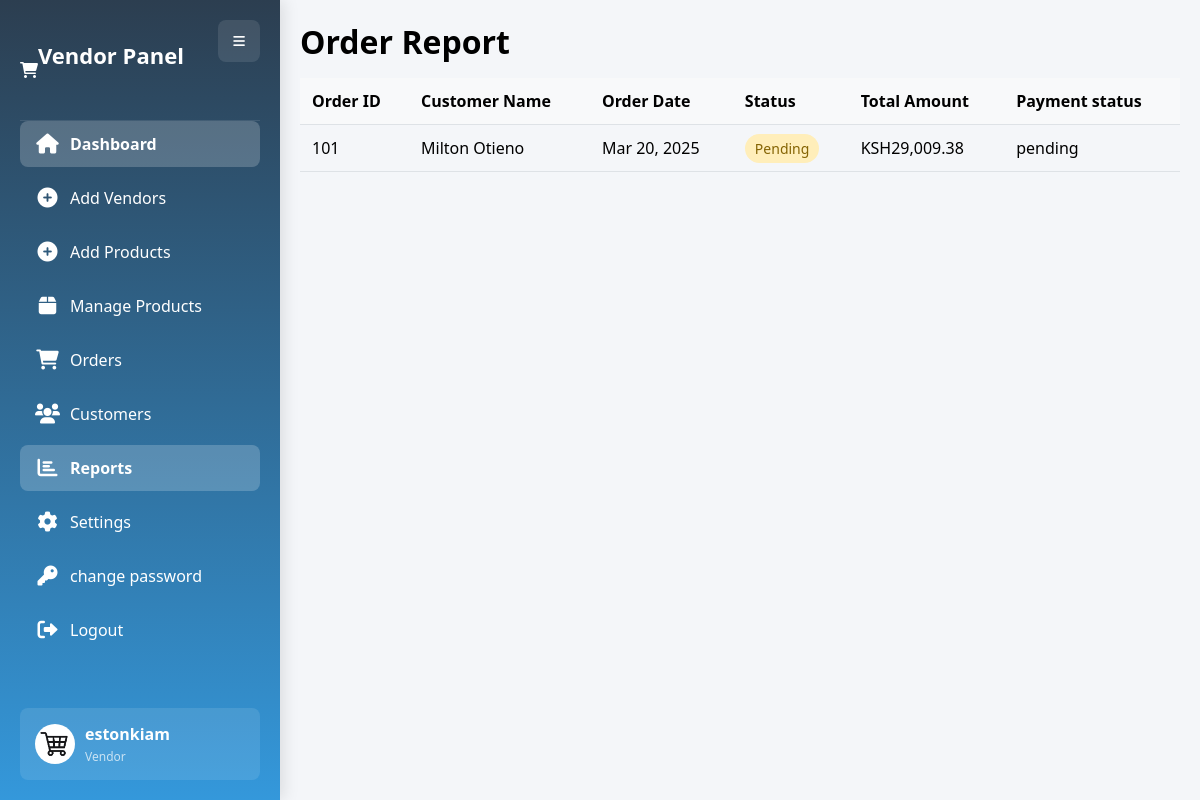
The page /admin/reports.php (signed in) on the database its author committed.
### tables this page shows
CREATE TABLE `orders` (
  `id` int(11) NOT NULL,
  `customer_id` int(11) NOT NULL,
  `total_amount` decimal(10,2) NOT NULL DEFAULT 0.00,
  `shipping_address` varchar(255) NOT NULL,
  `city` varchar(100) NOT NULL,
  `phone` varchar(20) NOT NULL,
  `payment_method` enum('mpesa','card','cash') NOT NULL,
  `payment_status` enum('pending','paid','failed') DEFAULT 'pending',
  `status` enum('pending','processing','shipped','delivered','cancelled') DEFAULT 'pending',
  `transaction_id` varchar(100) DEFAULT NULL,
  `created_at` timestamp NOT NULL DEFAULT current_timestamp(),
  `updated_at` timestamp NOT NULL DEFAULT current_timestamp() ON UPDATE current_timestamp(),
  `product_details` text DEFAULT NULL
);

CREATE TABLE `customers` (
  `customer_id` int(11) NOT NULL,
  `first_name` varchar(100) NOT NULL,
  `last_name` varchar(100) NOT NULL,
  `email` varchar(255) NOT NULL,
  `password` varchar(255) NOT NULL,
  `phone` varchar(20) DEFAULT NULL,
  `address_line1` varchar(255) DEFAULT NULL,
  `address_line2` varchar(255) DEFAULT NULL,
  `city` varchar(100) NOT NULL,
  `state` varchar(100) NOT NULL,
  `postal_code` varchar(20) NOT NULL,
  `country` varchar(100) NOT NULL,
  `created_at` timestamp NOT NULL DEFAULT current_timestamp(),
  `reset_token` varchar(255) DEFAULT NULL,
  `reset_token_expiry` datetime DEFAULT NULL
);

### admin/reports.php (the view, shortened to what this page needs)
<?php
require 'include/db_connection.php';
$order_query = "SELECT orders.id,orders.payment_status,customers.first_name, customers.last_name, orders.created_at, orders.status, orders.total_amount
                FROM orders
                JOIN customers ON orders.customer_id = customers.customer_id";
$order_result = $conn->query($order_query);
?>
<!DOCTYPE html>
<html lang="en">
<head>
    <link href="https://cdnjs.cloudflare.com/ajax/libs/font-awesome/6.0.0/css/all.min.css" rel="stylesheet">
    <link rel="stylesheet" href="assets/css/admindash.css">
</head>
<body>
<?php include('include/sidebar.php'); ?>
        <div class="main-content">
            <h1>Order Report</h1>
            <?php if ($order_result->num_rows > 0): ?>
            <table>
                <thead>
                    <tr>
                        <th>Order ID</th>
                        <th>Customer Name</th>
                        <th>Order Date</th>
                        <th>Status</th>
                        <th>Total Amount</th>
                        <th>Payment status</th>
                    </tr>
                </thead>
                <tbody>
                    <?php while($order = $order_result->fetch_assoc()): ?>
                    <tr>
                        <td><?php echo htmlspecialchars($order['id']); ?></td>
                        <td><?php echo htmlspecialchars($order['first_name']) . ' ' . htmlspecialchars($order['last_name']); ?></td>
                        <td><?php echo date('M d, Y', strtotime($order['created_at'])); ?></td>
                        <td>
                            <span class="status <?php echo strtolower($order['status']); ?>"><?php echo htmlspecialchars(ucwords($order['status'])); ?></span>
                        </td>
                        <td>KSH<?php echo number_format($order['total_amount'], 2); ?></td>
                        <td><?php echo htmlspecialchars($order['payment_status']); ?></td>
                    </tr>
                    <?php endwhile; ?>
                </tbody>
            </table>
            <?php else: ?>
                <p>No orders found.</p>
            <?php endif; ?>
        </div>
</body>
</html>

### admin/include/sidebar.php (shortened to what this page needs)
<?php
$servername = "localhost";
$username = "root";
$password = "";
$dbname = "ecommerce";
$conn = new mysqli($servername, $username, $password, $dbname);
$admin_username = "Admin";
if (isset($_SESSION['admin_id'])) {
    $admin_id = $_SESSION['admin_id'];
    $query = "SELECT username FROM admins WHERE id = ?";
    $stmt = $conn->prepare($query);
    $stmt->bind_param("i", $admin_id);
    $stmt->execute();
    $stmt->bind_result($username);
    if ($stmt->fetch()) {
        $admin_username = $username;
    }
}
?>
<!DOCTYPE html>
<html>
<head>
    <link rel="stylesheet" href="https://cdnjs.cloudflare.com/ajax/libs/font-awesome/6.0.0/css/all.min.css">
</head>
<body>
    <div class="container">
        <div class="sidebar">
            <button class="toggle-btn">
                <i class="fas fa-bars"></i>
            </button>
            <div class="sidebar-header">
            <i class="fas fa-shopping-cart"></i>
            <h2>Vendor Panel</h2>
            </div>
            <ul>
                <li><a href="dashboard.php" class="active">
                    <i class="fas fa-home"></i><span>Dashboard</span>
                </a></li>
                <li><a href="registration.php">
                    <i class="fas fa-plus-circle"></i><span>Add Vendors</span>
                </a></li>
                <li><a href="addproducts.php">
                    <i class="fas fa-plus-circle"></i><span>Add Products</span>
                </a></li>
                <li><a href="productview.php">
                    <i class="fas fa-box"></i><span>Manage Products</span>
                </a></li>
                <li><a href="orders.php">
                    <i class="fas fa-shopping-cart"></i><span>Orders</span>
                </a></li>
                <li><a href="customers.php">
                    <i class="fas fa-users"></i><span>Customers</span>
                </a></li>
                <li><a href="reports.php">
                    <i class="fas fa-chart-bar"></i><span>Reports</span>
                </a></li>
                <li><a href="settings.php">
                    <i class="fas fa-cog"></i><span>Settings</span>
                </a></li>
                <li>
  <a href="change-password.php">
    <i class="fas fa-key"></i><span>change password</span>
  </a>
</li>
<li><a href="logout.php">
                    <i class="fas fa-sign-out-alt"></i><span>Logout</span>
                </a></li>
            </ul>
            <div class="user-profile">
                <img src="assets/img/cart.jpg" alt="User Avatar">
                <div class="user-info">
                    <h4><?php echo htmlspecialchars($admin_username); ?></h4>
                    <p>Vendor</p>
                </div>
            </div>
        </div>
</body>
</html>

### admin/assets/css/admindash.css (style rules this page uses)
* { margin: 0; padding: 0; box-sizing: border-box; }
body { font-family: Arial, sans-serif; background-color: #f4f6f9; }
.container { display: flex; min-height: 100vh; }
.sidebar { width: 250px; background-color: #343a40; color: white; padding: 20px; }
.sidebar h2 { margin-bottom: 30px; text-align: center; }
.sidebar ul { list-style: none; }
.sidebar ul li { margin-bottom: 15px; }
.sidebar ul li a { color: white; text-decoration: none; display: block; padding: 10px; border-radius: 5px; }
.main-content { flex: 1; padding: 20px; }
table { width: 100%; border-collapse: collapse; margin-top: 15px; }
th, td { padding: 12px; text-align: left; border-bottom: 1px solid #dee2e6; }
th { background-color: #f8f9fa; }
.status { padding: 5px 10px; border-radius: 15px; font-size: 14px; }
.status.pending { background-color: #ffeeba; color: #856404; }

### admin/include/sidebar.php (style rules this page uses)
* { margin: 0; padding: 0; box-sizing: border-box; font-family: 'Segoe UI', Tahoma, Geneva, Verdana, sans-serif; }
body { background-color: #f4f6f9; }
.container { display: flex; min-height: 100vh; }
.sidebar { width: 280px; background: linear-gradient(180deg, #2c3e50 0%, #3498db 100%); color: white; padding: 20px; position: relative; transition: all 0.3s cubic-bezier(0.4, 0, 0.2, 1); box-shadow: 4px 0 15px rgba(0, 0, 0, 0.1); }
.toggle-btn { position: absolute; right: 20px; top: 20px; background: rgba(255, 255, 255, 0.1); color: white; border: none; padding: 12px 15px; cursor: pointer; border-radius: 8px; transition: all 0.3s ease; z-index: 2; }
.sidebar-header { display: flex; align-items: center; padding: 20px 0; margin-bottom: auto; border-bottom: 1px solid rgba(255, 255, 255, 0.1); }
.sidebar-header h2 { font-size: 22px; font-weight: 600; color: #fff; }
.sidebar ul { list-style: none; padding: 0; }
.sidebar ul li { margin-bottom: 8px; }
.sidebar ul li a { color: white; text-decoration: none; display: flex; align-items: center; padding: 12px 15px; border-radius: 8px; font-size: 16px; transition: all 0.3s ease; }
.sidebar ul li a i { margin-right: 10px; font-size: 20px; width: 25px; text-align: center; }
.sidebar ul li a.active { background: rgba(255, 255, 255, 0.2); font-weight: 600; }
.user-profile { position: absolute; bottom: 20px; left: 20px; right: 20px; display: flex; align-items: center; background: rgba(255, 255, 255, 0.1); padding: 15px; border-radius: 8px; }
.user-profile img { width: 40px; height: 40px; border-radius: 50%; margin-right: 10px; }
.user-info { flex: 1; }
.user-info h4 { font-size: 16px; margin-bottom: 3px; }
.user-info p { font-size: 12px; opacity: 0.7; }
.main-content { flex: 1; padding: 20px; transition: all 0.3s ease; }

### rows shown on the page
orders: id "101", customer.first_name "Milton", customer.last_name "Otieno", created_at "Mar 20, 2025", status "Pending", total_amount "29,009.38", payment_status "pending"

### other values the page prints
$admin_username "estonkiam"
